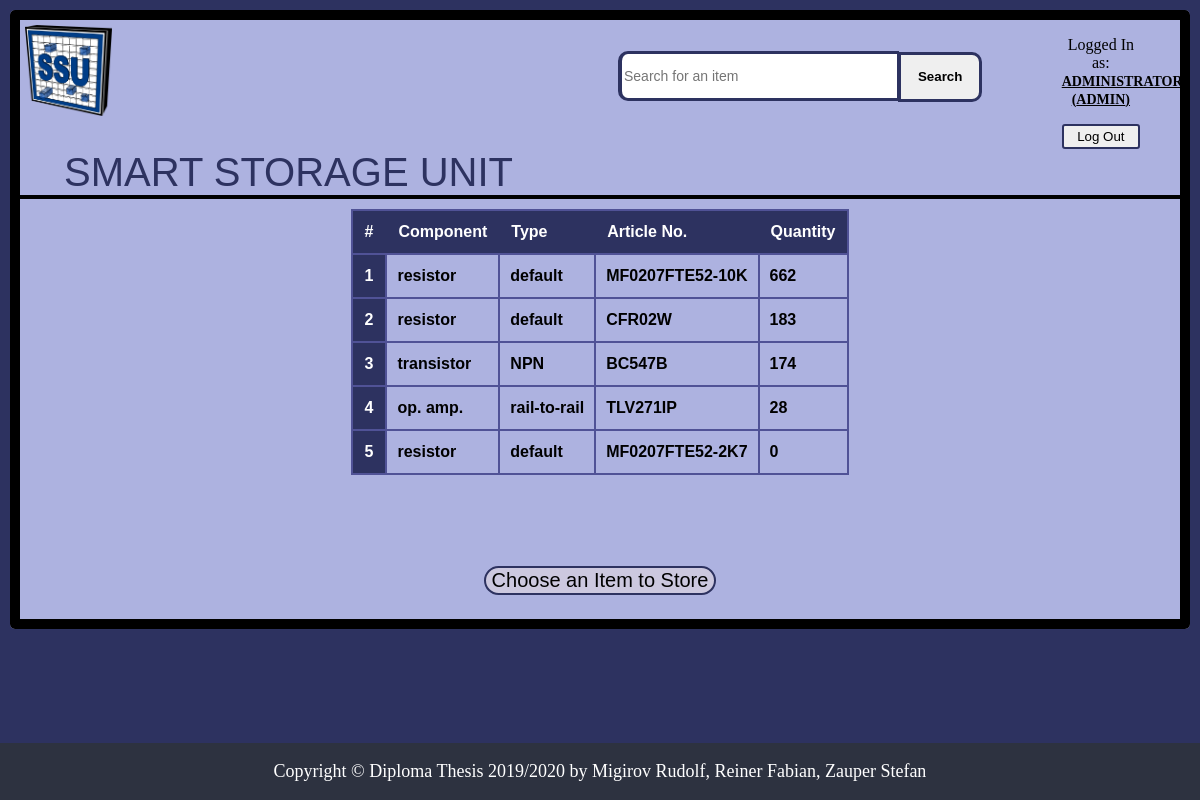
/Website/ssu/storeItem.php (signed in), run on the app's committed database.
### tables this page shows
CREATE TABLE `items` (
  `ID` int(11) NOT NULL AUTO_INCREMENT,
  `typeID` int(11) NOT NULL,
  `articleNumber` varchar(50) NOT NULL,
  `weight` double(10,5) NOT NULL,
  `weblink` varchar(200) DEFAULT NULL,
  PRIMARY KEY (`ID`),
  KEY `typeID` (`typeID`),
  CONSTRAINT `items_ibfk_1` FOREIGN KEY (`typeID`) REFERENCES `componenttypes` (`ID`)
);

CREATE TABLE `componenttypes` (
  `ID` int(11) NOT NULL AUTO_INCREMENT,
  `typeName` varchar(50) NOT NULL,
  `typeVersion` varchar(40) NOT NULL,
  PRIMARY KEY (`ID`)
);

### Website/ssu/includes/itemList-inc.php (the view, shortened to what this page needs)
<?php
if ((!isset($legalRedirect_Home)) && (!isset($legalRedirect_storeItem)) && (!isset($legitRedirect_Results))) {
	header("Location: ../login.php?redir=ect");
	exit();
}
else {
    require_once 'dbh-inc.php';
    $sql = "SELECT itm.ID, cmpt.typeName, cmpt.typeVersion, itm.articleNumber, SUM(sp.quantity) AS quantity
			FROM items itm, storagep sp, componenttypes cmpt
			WHERE (sp.itemID = itm.ID AND itm.typeID = cmpt.ID)
			GROUP BY sp.itemID
			ORDER BY SUM(sp.quantity) DESC, cmpt.typeName ASC, itm.articleNumber ASC";
	if(isset($showAllItems)) {
		$sql = "SELECT itm.ID, " .
				"(SELECT COALESCE(SUM(sp.alarmActivated), 0) FROM storagep sp WHERE sp.alarmActivated = TRUE AND sp.itemID = itm.ID) AS alarmActivated, " .
				"(SELECT COALESCE(SUM(sp.quantityMin), 0) FROM storagep sp WHERE sp.alarmActivated = TRUE AND sp.itemID = itm.ID) AS quantityMin, " .
				"cmpt.typeName, cmpt.typeVersion, itm.articleNumber, " .
				"(SELECT COALESCE(SUM(sp.quantity), 0) FROM storagep sp WHERE sp.itemID = itm.ID) AS quantity " .
				"FROM items itm, componenttypes cmpt " .
				"WHERE itm.typeID = cmpt.ID " .
				"GROUP BY itm.ID " .
				"ORDER BY (SELECT COALESCE(SUM(sp.quantity), 0) FROM storagep sp WHERE sp.itemID = itm.ID) DESC, itm.articleNumber ASC";
	}
    if(!$result = mysqli_query($conn, $sql)) {
        header("Location: ../home.php?error=sqlerror");
        exit();
    }
    else {
		if (mysqli_num_rows($result) == 0) {
			header("Location: ../home.php?error=noitems");
			exit();
		}
		else {
			echo "<table>";
			echo "<tr>
			  <th scope='col'>#</th>
			  <th scope='col'>Component</th>
			  <th scope='col'>Type</th>
			  <th scope='col'>Article No.</th>
			  <th scope='col'>Quantity</th>
			  </tr>";
			$i = 1;
			while ($row = mysqli_fetch_array($result)) {
				$itemID = $row["ID"];
				$itemTypeName = $row["typeName"];
				$itemTypeVersion = $row["typeVersion"];
				$itemArtNo = $row["articleNumber"];
				$itemQuantity = $row["quantity"];
				echo "<tr id='$itemID' onClick='getRow(this.id)'>";
				echo "<th scope='row'>$i</th>";
				echo "<td>$itemTypeName</td>";
				echo "<td>$itemTypeVersion</td>";
				echo "<td>$itemArtNo</td>";
				echo "<td>$itemQuantity</td>";
				echo "</tr>";
				$i++;
			}
			echo "</table>";
		}
	}
}
?>

### Website/ssu/includes/ssu.css (style rules this page uses)
body { background-color: #2d3260; margin: 0; overflow: auto; }
#storeItemList table { display: block; font-family: Arial, Calibri, Helvetica, sans-serif; border-collapse: collapse; width: 100%; height: 324px; max-width: 600px; overflow-y: auto; overflow-x: hidden; }
#storeItemList td { border: 2px solid #505296; padding: 10px; cursor: pointer; }
#storeItemList tr { border: 2px solid #505296; transition: 0.5s; }
#storeItemList th { padding-top: 12px; padding-bottom: 12px; padding-left: 12px; padding-right: 12px; text-align: left; background-color: #2d3260; color: white; }

### data on the page
items: typeID.typeName "resistor", typeID.typeVersion "default", articleNumber "MF0207FTE52-10K", itemQuantity "662"
items: typeID.typeName "resistor", typeID.typeVersion "default", articleNumber "CFR02W", itemQuantity "183"
items: typeID.typeName "transistor", typeID.typeVersion "NPN", articleNumber "BC547B", itemQuantity "174"
items: typeID.typeName "op. amp.", typeID.typeVersion "rail-to-rail", articleNumber "TLV271IP", itemQuantity "28"
items: typeID.typeName "resistor", typeID.typeVersion "default", articleNumber "MF0207FTE52-2K7", itemQuantity "0"

### other printed values
$_SESSION['username'] "ADMINISTRATOR"
$_SESSION['permName'] "ADMIN"
